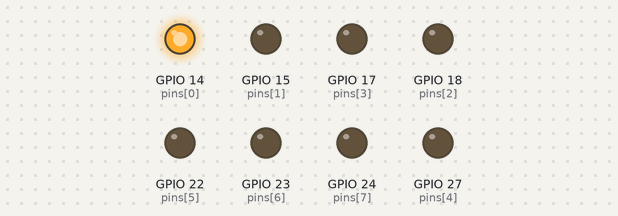
The program below on a simulated Raspberry Pi (BCM pin numbers). On the bench: output pins drawn as LEDs (lit = HIGH).

Above: at 0.2 s.
At 1.2 s:
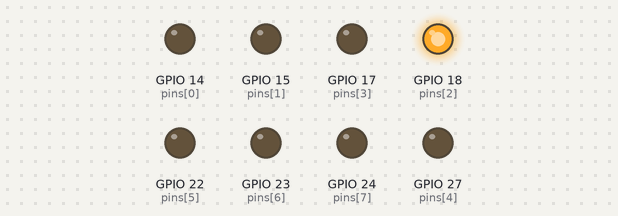
At 1.7 s:
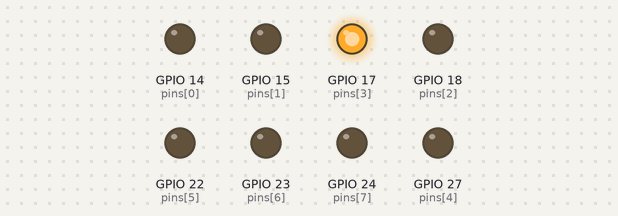
At 2.2 s:
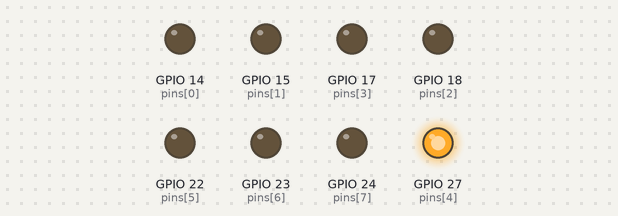
At 3.2 s:
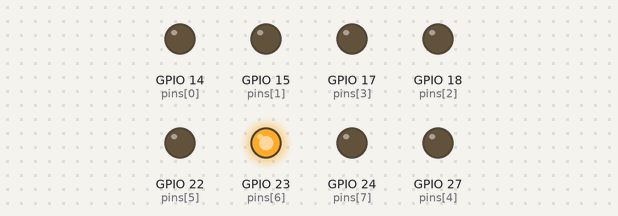
At 4.7 s:
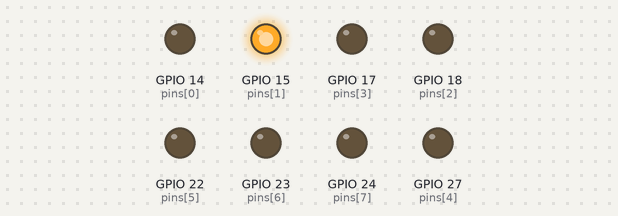
Timing chart, 0 to 5.2 s (numbered marks = the images above):
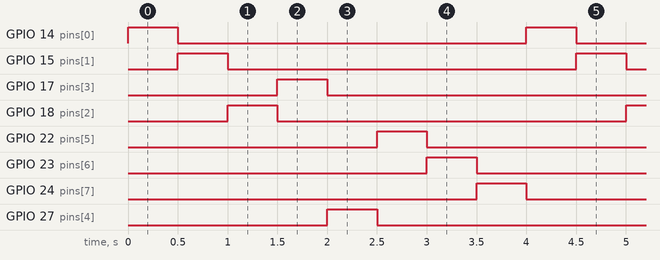

Measured:
- by itself, GPIO 14 (pins[0]), GPIO 15 (pins[1]), GPIO 17 (pins[3]), GPIO 18 (pins[2]), GPIO 22 (pins[5]), GPIO 23 (pins[6]), GPIO 24 (pins[7]), GPIO 27 (pins[4]): alternates HIGH for 0.50 s and LOW for 3.5 s
- by itself, everything shown: repeats every 4.0 s, in 8 steps

The program:

8_flowing_leds.py
```python
#! /usr/bin/env python

import RPi.GPIO as GPIO
import time

pins = [14, 15, 18, 17, 27, 22, 23, 24]

def setup():
    GPIO.setmode(GPIO.BCM)
    for pin in pins:
        GPIO.setup(pin, GPIO.OUT)
        GPIO.output(pin, GPIO.LOW)

def loop():
    while True:
        for pin in pins:
            GPIO.output(pin, GPIO.HIGH)
            time.sleep(0.5)
            GPIO.output(pin, GPIO.LOW)

def destroy():
    for pin in pins:
        GPIO.output(pin, GPIO.LOW)
    GPIO.cleanup()

if __name__ == '__main__':
    setup()
    try:
        loop()
    except KeyboardInterrupt:
        destroy()
```
